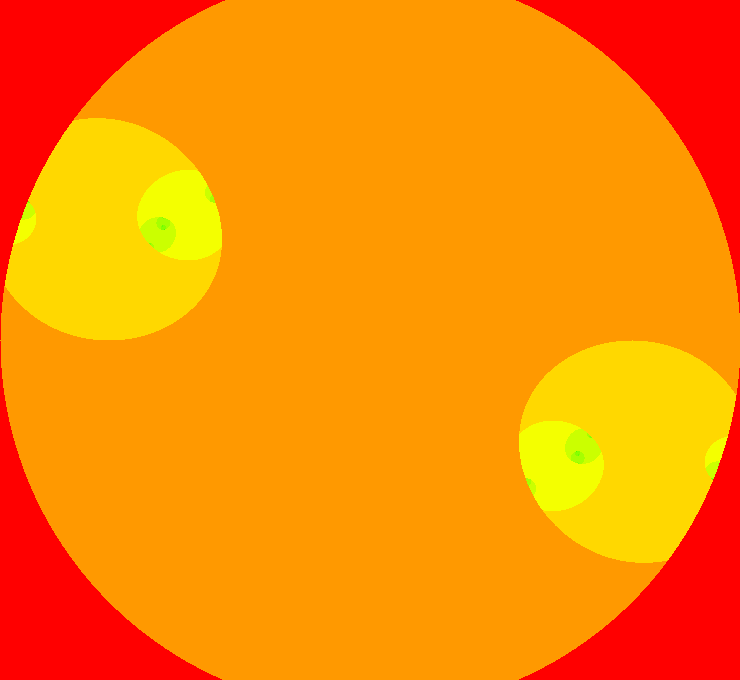
Frame 1 (no input)
Frame 60 (the mouse pressed at the canvas centre just before this capture): identical to frame 1, image omitted
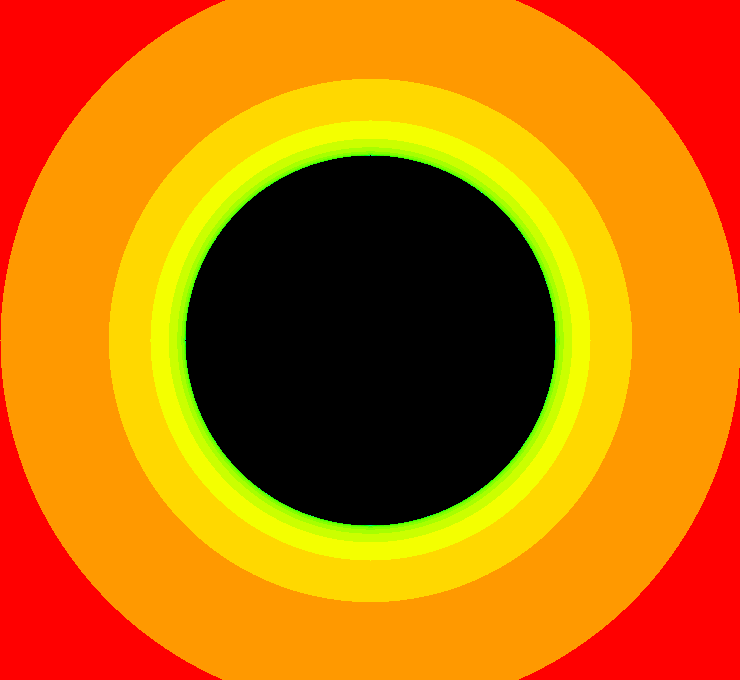
Frame 120 (the mouse held since frame 60 and released just before this capture)

The Processing sketch that drew these frames (run headless with seeded random() and noise(); from frame 60 on, the mouse is pressed at the canvas centre):

// Processing sketch: Mandelbrot
// ── Mandelbrot.pde
// Daniel Shiffman
// http://codingtra.in
// http://patreon.com/codingtrain
// Code for: https://youtu.be/6z7GQewK-Ks

float angle;

void setup() {
  size(740, 680);
  colorMode(HSB, 1);
}
void draw() {
  float ca = map(mouseX, 0, width, -2, 2);//-0.8 ;
  float cb = map(mouseY, 0, height, -2, 2); //0.156 ;
  
  //float ca = cos(angle * 0.3938);
  //float cb = sin(angle);
  //angle += 0.01;
  
  background(255);

  // Establish a range of values on the complex plane
  // A different range will allow us to "zoom" in or out on the fractal

  // It all starts with the width, try higher or lower values
  float w = 4;
  float h = (w * height) / width;
  //println(w);

  // Start at negative half the width and height
  float xmin = -w/2;
  float ymin = -h/2;

  // Make sure we can write to the pixels[] array.
  // Only need to do this once since we don't do any other drawing.
  loadPixels();

  // Maximum number of iterations for each point on the complex plane
  int maxiterations = 100;

  // x goes from xmin to xmax
  float xmax = xmin + w;
  // y goes from ymin to ymax
  float ymax = ymin + h;

  // Calculate amount we increment x,y for each pixel
  float dx = (xmax - xmin) / (width);
  float dy = (ymax - ymin) / (height);

  // Start y
  float y = ymin;
  for (int j = 0; j < height; j++) {
    // Start x
    float x = xmin;
    for (int i = 0; i < width; i++) {

      // Now we test, as we iterate z = z^2 + cm does z tend towards infinity?
      float a = x;
      float b = y;
      int n = 0;
      while (n < maxiterations) {
        float aa = a * a;
        float bb = b * b;
        if (a*a + b*b > 4.0) {
          break;  // Bail
        }
        float twoab = 2.0 * a * b;
        
        // change the number of x and y ( real and imaginary number) will change
        // into many shape or form
        // origine code 
        a = aa - bb + ca ;
        b = twoab + cb ;
        
        // example
        //a = aa - bb -0.8 ;
        //b = twoab + 0.156 ;
      
       // Infinty in our finite world is simple, let's just consider it 16
       
        n++;
      }

      // We color each pixel based on how long it takes to get to infinity
      // If we never got there, let's pick the color black
      if (n == maxiterations) {
        pixels[i+j*width] = color(0);
      } else {
        // Gosh, we could make fancy colors here if we wanted
        float hu = sqrt(float(n) / maxiterations);
        pixels[i+j*width] = color(hu,255,255);
      }
      x += dx;
    }
    y += dy;
  }
  updatePixels();
  println(frameRate);
}
